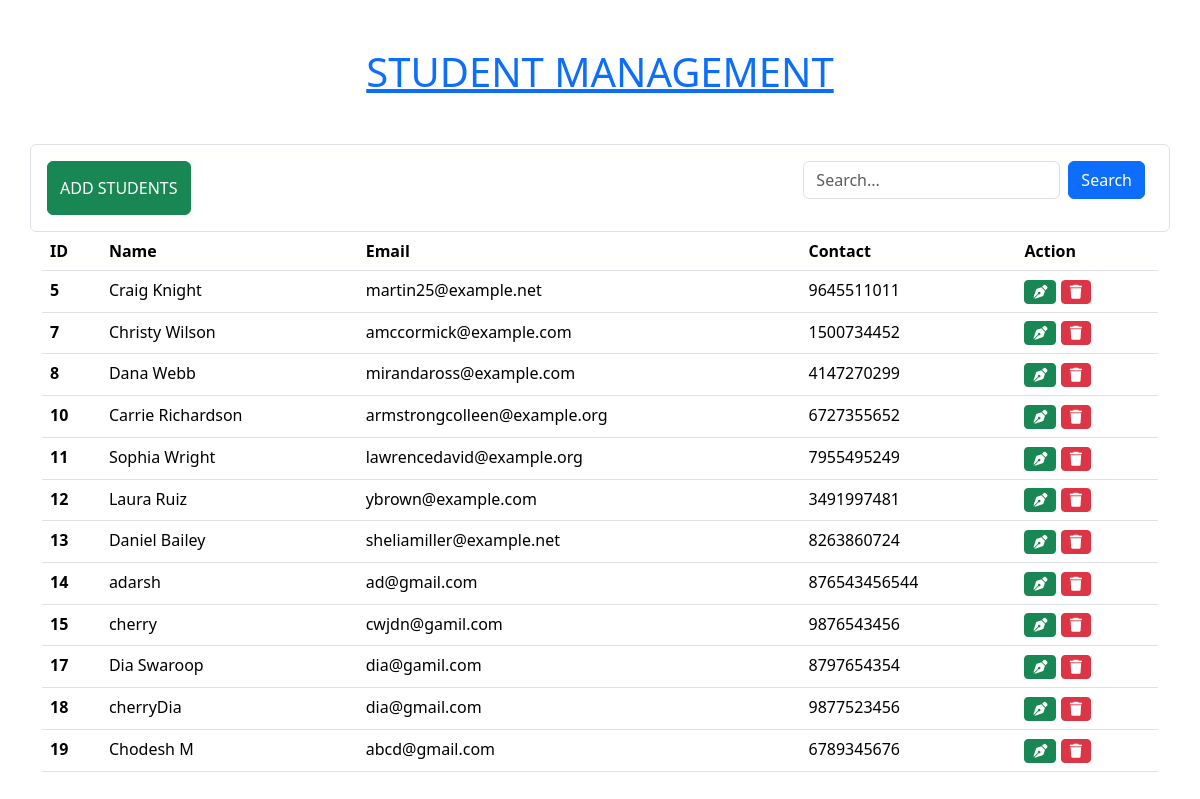
The page / on the database its author committed.
### home/models.py (models this page shows, shortened)
class Student(models.Model):
    name = models.CharField(max_length=100)
    email=models.EmailField(max_length=100)
    phno=models.CharField(max_length=10)

### home/views.py (the view)
# urls.py: path('', views.home, name='home'),
def home(request):
    a=request.GET.get('searchQuery','')
    if a:
        Student.objects.filter(Q(name__icontains=a) | Q(email__icontains=a) | Q(phno__icontains=a))
    else:
        std=Student.objects.all()
    data={
        'data':std
    }
    return render(request, 'home.html',context=data)

### home/templates/home.html (shortened to what this page needs)
{% extends 'root.html' %}

### templates/root.html (shortened to what this page needs)
{% load static %}
<!doctype html5>
<html lang="en">
  <head>
    <link rel="stylesheet" href="https://cdnjs.cloudflare.com/ajax/libs/font-awesome/6.6.0/css/all.min.css" />
    <link href="https://cdn.jsdelivr.net/npm/bootstrap@5.3.3/dist/css/bootstrap.min.css" rel="stylesheet">
  </head>
  <body>
    {% include "header.html" %}
    {% include 'read.html' %}
  </body>
</html>

### templates/header.html (shortened to what this page needs)
<h1 class="text-center text-primary mt-5 text-decoration-underline text-sha text-bold">STUDENT MANAGEMENT</h1>
<div class="container border rounded p-3 mt-5 d-flex justify-content-between">
    <button type="button" class="btn btn-success" data-bs-toggle="modal" data-bs-target="#exampleModal">
        ADD STUDENTS
    </button>
    <form action="{% url 'home' %}" class="d-flex justify-content-center" method="get">
        <input type="text" placeholder="Search..." value="{{a}}" class="form-control" name="searchQuery" >
        <button class="btn btn-primary mx-2" type="submit" name="searchQuery">Search</button>
    </form>
</div>

### home/templates/read.html (shortened to what this page needs)
<!DOCTYPE html>
<html lang="en">
<head>
<div class="container">
    <table class="table">
        <thead>
          <tr>
            <th scope="col">ID</th>
            <th scope="col">Name</th>
            <th scope="col">Email</th>
            <th scope="col">Contact</th>
            <th>Action</th>
          </tr>
        </thead>
        <tbody>
          {% for i in data %}
          <tr>
            <th scope="row">{{i.id}}</th>
            <td>{{i.name}}</td>
            <td>{{i.email}}</td>
            <td>{{i.phno}}</td>
            <td>
                <button class=" btn btn-success btn-sm" data-bs-toggle="modal" data-bs-target="#update" onclick="getdata('{{i.id}}','{{i.name}}','{{i.email}}','{{i.phno}}')"><i class="fa-solid fa-pen-nib"></i></button>
                <button class="btn btn-danger btn-sm" data-bs-toggle="modal" data-bs-target="#delete" onclick="getid('{{i.id}}')"><i class="fa-solid fa-trash"></i></button>
            </td>
          </tr>
          {% endfor%}
        </tbody>
      </table>
</div>
</head>
</html>

### rows shown on the page
Student: id "5", name "Craig Knight", email "martin25@example.net", phno "9645511011"
Student: id "7", name "Christy Wilson", email "amccormick@example.com", phno "1500734452"
Student: id "8", name "Dana Webb", email "mirandaross@example.com", phno "4147270299"
Student: id "10", name "Carrie Richardson", email "armstrongcolleen@example.org", phno "6727355652"
Student: id "11", name "Sophia Wright", email "lawrencedavid@example.org", phno "7955495249"
Student: id "12", name "Laura Ruiz", email "ybrown@example.com", phno "3491997481"
Student: id "13", name "Daniel Bailey", email "sheliamiller@example.net", phno "8263860724"
Student: id "14", name "adarsh", email "ad@gmail.com", phno "876543456544"
Student: id "15", name "cherry", email "cwjdn@gamil.com", phno "9876543456"
Student: id "17", name "Dia Swaroop", email "dia@gamil.com", phno "8797654354"
Student: id "18", name "cherryDia", email "dia@gmail.com", phno "9877523456"
Student: id "19", name "Chodesh M", email "abcd@gmail.com", phno "6789345676"
